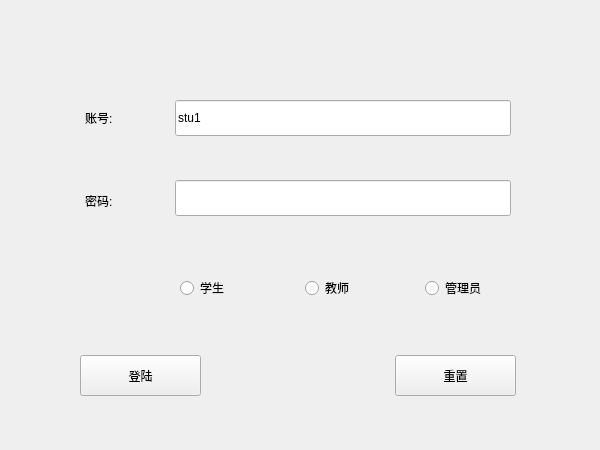
<?xml version="1.0" encoding="UTF-8"?>
<ui version="4.0">
 <class>LogWidget</class>
 <widget class="QWidget" name="LogWidget">
  <property name="geometry">
   <rect>
    <x>0</x>
    <y>0</y>
    <width>600</width>
    <height>450</height>
   </rect>
  </property>
  <property name="sizePolicy">
   <sizepolicy hsizetype="Fixed" vsizetype="Fixed">
    <horstretch>0</horstretch>
    <verstretch>0</verstretch>
   </sizepolicy>
  </property>
  <property name="minimumSize">
   <size>
    <width>600</width>
    <height>450</height>
   </size>
  </property>
  <property name="maximumSize">
   <size>
    <width>600</width>
    <height>450</height>
   </size>
  </property>
  <property name="windowTitle">
   <string>点一下玩一年</string>
  </property>
  <widget class="QRadioButton" name="student">
   <property name="geometry">
    <rect>
     <x>180</x>
     <y>270</y>
     <width>91</width>
     <height>36</height>
    </rect>
   </property>
   <property name="text">
    <string>学生</string>
   </property>
  </widget>
  <widget class="QRadioButton" name="teacher">
   <property name="geometry">
    <rect>
     <x>305</x>
     <y>270</y>
     <width>106</width>
     <height>36</height>
    </rect>
   </property>
   <property name="text">
    <string>教师</string>
   </property>
  </widget>
  <widget class="QRadioButton" name="admin">
   <property name="geometry">
    <rect>
     <x>425</x>
     <y>265</y>
     <width>86</width>
     <height>46</height>
    </rect>
   </property>
   <property name="text">
    <string>管理员</string>
   </property>
  </widget>
  <widget class="QPushButton" name="login">
   <property name="geometry">
    <rect>
     <x>80</x>
     <y>355</y>
     <width>121</width>
     <height>41</height>
    </rect>
   </property>
   <property name="text">
    <string>登陆</string>
   </property>
  </widget>
  <widget class="QPushButton" name="reset">
   <property name="geometry">
    <rect>
     <x>395</x>
     <y>355</y>
     <width>121</width>
     <height>41</height>
    </rect>
   </property>
   <property name="text">
    <string>重置</string>
   </property>
  </widget>
  <widget class="QLabel" name="label">
   <property name="geometry">
    <rect>
     <x>85</x>
     <y>95</y>
     <width>101</width>
     <height>46</height>
    </rect>
   </property>
   <property name="text">
    <string>账号:</string>
   </property>
  </widget>
  <widget class="QLabel" name="label_2">
   <property name="geometry">
    <rect>
     <x>85</x>
     <y>175</y>
     <width>86</width>
     <height>51</height>
    </rect>
   </property>
   <property name="text">
    <string>密码:</string>
   </property>
  </widget>
  <widget class="QLineEdit" name="username">
   <property name="geometry">
    <rect>
     <x>175</x>
     <y>100</y>
     <width>336</width>
     <height>36</height>
    </rect>
   </property>
   <property name="text">
    <string>stu1</string>
   </property>
  </widget>
  <widget class="QLineEdit" name="password">
   <property name="geometry">
    <rect>
     <x>175</x>
     <y>180</y>
     <width>336</width>
     <height>36</height>
    </rect>
   </property>
   <property name="echoMode">
    <enum>QLineEdit::Password</enum>
   </property>
  </widget>
 </widget>
 <resources/>
 <connections/>
</ui>
